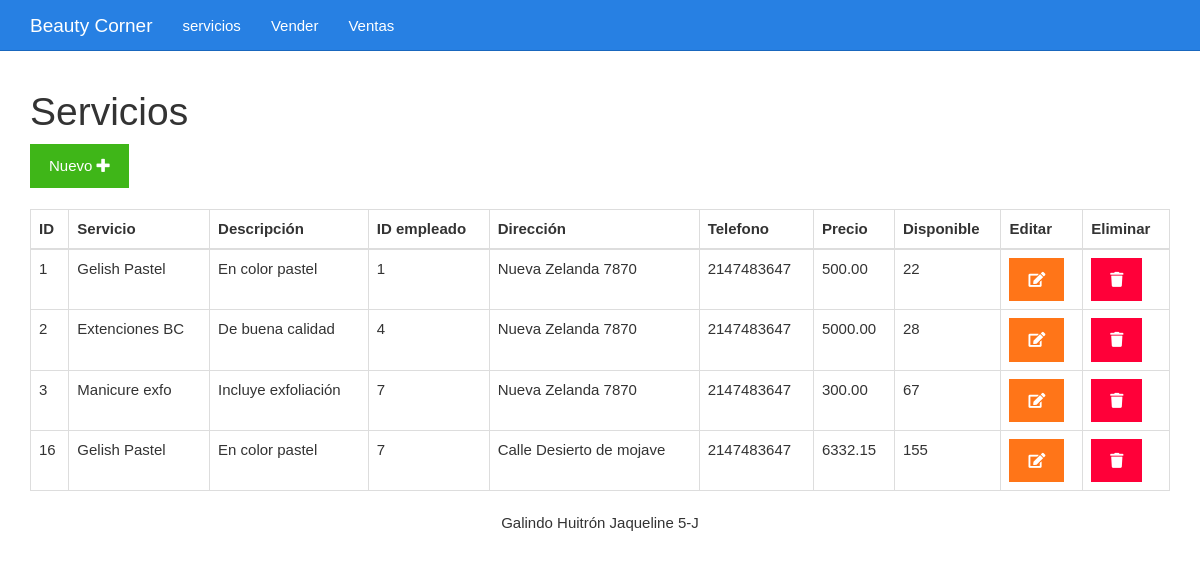
Before: /listar.php with the older database file.
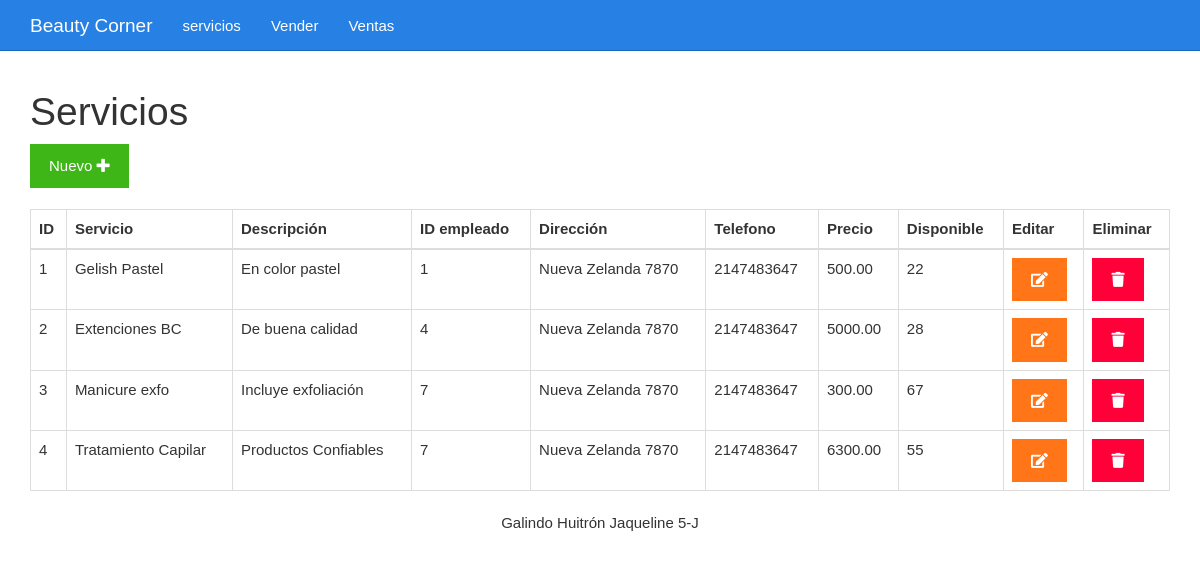
After: the same page with the newer database file.
### tables this page shows
CREATE TABLE `servicios` (
  `id` int(11) NOT NULL,
  `nomServicio` varchar(100) NOT NULL,
  `descripcion` varchar(100) NOT NULL,
  `idempleado` varchar(50) NOT NULL,
  `direccion` varchar(100) NOT NULL,
  `telefono` int(10) NOT NULL,
  `precio` decimal(10,2) NOT NULL,
  `iva` decimal(10,2) NOT NULL,
  `disponible` int(11) NOT NULL
);

### listar.php (the view)
<?php include_once "encabezado.php" ?>
<?php
include_once "base_de_datos.php";
$sentencia = $base_de_datos->query("SELECT * FROM  servicios;");
$servicios = $sentencia->fetchAll(PDO::FETCH_OBJ);
?>
	<div class="col-xs-12">
		<h1>Servicios</h1>
		<div>
			<a class="btn btn-success" href="./formulario.php">Nuevo <i class="fa fa-plus"></i></a>
		</div>
		<br>
		<table class="table table-bordered">
			<thead>
				<tr>
					<th>ID</th>
					<th>Servicio</th>
					<th>Descripción</th>
					<th>ID empleado</th>
					<th>Dirección</th>
					<th>Telefono</th>
					<th>Precio</th>
					<th>Disponible</th>
					<th>Editar</th>
					<th>Eliminar</th>
				</tr>
			</thead>
			<tbody>
				<?php foreach($servicios as $servicio){ ?>
				<tr>
					<td><?php echo $servicio->id ?></td>
					<td><?php echo $servicio->nomServicio ?></td>
					<td><?php echo $servicio->descripcion ?></td>
					<td><?php echo $servicio->idempleado ?></td>
					<td><?php echo $servicio->direccion ?></td>
					<td><?php echo $servicio->telefono ?></td>
					<td><?php echo $servicio->precio ?></td>
					<td><?php echo $servicio->disponible ?></td>
					<td><a class="btn btn-warning" href="<?php echo "editar.php?id=" . $servicio->id?>"><i class="fa fa-edit"></i></a></td>
					<td><a class="btn btn-danger" href="<?php echo "eliminar.php?id=" . $servicio->id?>"><i class="fa fa-trash"></i></a></td>
				</tr>
				<?php } ?>
			</tbody>
		</table>
	</div>
<?php include_once "pie.php" ?>

### encabezado.php (shortened to what this page needs)
<!DOCTYPE html>
<html lang="es">
<head>
	<link rel="stylesheet" href="./css/fontawesome-all.min.css">
	<link rel="stylesheet" href="./css/2.css">
	<link rel="stylesheet" href="./css/estilo.css">
</head>
<body>
	<nav class="navbar navbar-inverse navbar-fixed-top">
		<div class="container">
			<div class="navbar-header">
				<a class="navbar-brand" href="#">Beauty Corner</a>
			</div>
			<div id="navbar" class="collapse navbar-collapse">
				<ul class="nav navbar-nav">
					<li><a href="./listar.php">servicios</a></li>
					<li><a href="./vender.php">Vender</a></li>
					<li><a href="./ventas.php">Ventas</a></li>
				</ul>
			</div>
		</div>
	</nav>
	<div class="container">
		<div class="row">

### pie.php
<footer class="container-fluid bg-dark fixed-bottom">
        <div class="row">
            <div class="col-md text-light text-center py-3">
                Galindo Huitrón Jaqueline 5-J
            </div>
        </div>
    </footer>
</body>
</html>

### css/estilo.css (style rules this page uses)
body { padding-top: 70px; }

Changed rows visible on the page:
removed servicios: id "16", nomServicio "Gelish Pastel", descripcion "En color pastel", idempleado "7", direccion "Calle Desierto de mojave", telefono "2147483647", precio "6332.15", disponible "155"
added servicios: id "4", nomServicio "Tratamiento Capilar", descripcion "Productos Confiables", idempleado "7", direccion "Nueva Zelanda 7870", telefono "2147483647", precio "6300.00", disponible "55"
